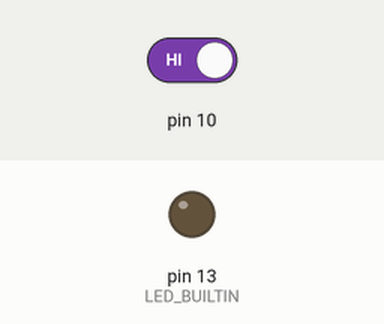
This sketch was run on a simulated Arduino Uno, built with avr-gcc and run on an emulated ATmega328P. Parts: output pins drawn as LEDs (lit = HIGH). The inputs (shaded band) are chosen by the test bench; at power-on: pin 10 HIGH.

Above: at 1.2 s.
1.3 s: pin 10 driven LOW
At 1.7 s:
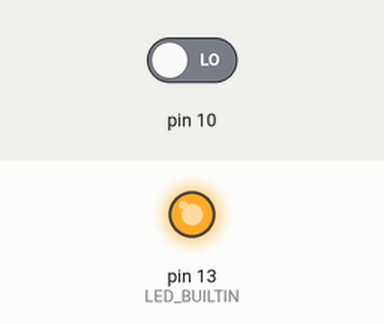
2.8 s: pin 10 driven HIGH
At 4.1 s:
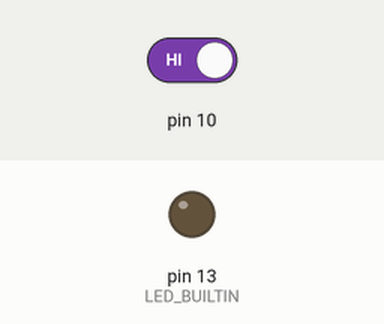
Timing chart, 0 to 5.8 s (numbered marks = the images above; inputs shaded):
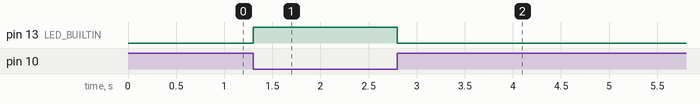

Measured:
- after the input at 1.3 s, pin 13 (LED_BUILTIN): LOW → HIGH at once
- after the input at 2.8 s, pin 13 (LED_BUILTIN): HIGH → LOW at once

The sketch:

menul_light.ino
```cpp
// the setup function runs once when you press reset or power the board
void setup() {
  Serial.begin(9600);
  // initialize digital pin LED_BUILTIN as an output.
  pinMode(LED_BUILTIN, OUTPUT);//信号灯
  pinMode(10, INPUT);//传感器
}

int last = 1;
int now = 1;

// the loop function runs over and over again forever
void loop() {
  int now = digitalRead(10);
  if(now != last){
    if(now == 0)
      digitalWrite(LED_BUILTIN, HIGH);
    else
      digitalWrite(LED_BUILTIN, LOW);
  }
  last = now;
}
```
